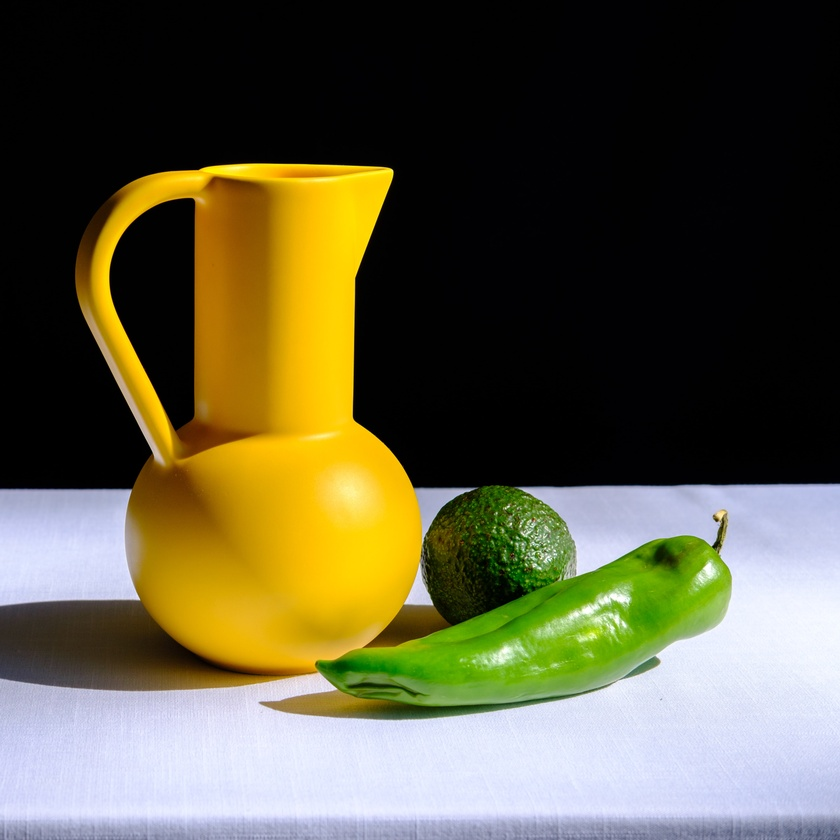
#> input picture images/5.jpg, 840 x 840 px, shrunk from 4084 x 4084 before the run
$ jupyter execute 01_segmentation_rgb.ipynb
#> lines starting #> are read from the running program, lines starting #| are printed output that depends on the picture
# Opening image

[cell 1]
import cv2
from matplotlib import pyplot as plt

image = cv2.imread("../images/5.jpg")
#> image is the input picture: shape (840, 840, 3); mean B, G, R 64.9, 91.5, 95.8
image = cv2.cvtColor(image, cv2.COLOR_BGR2RGB)

#gray = cv2.cvtColor(image, cv2.COLOR_BGR2GRAY)

plt.imshow(image, cmap="gray", vmin=0, vmax=255)
#plt.imshow(image)
plt.axis("off")
plt.show()

# K-means clustering

[cell 2]
'''
Tutorial from: https://www.thepythoncode.com/article/kmeans-for-image-segmentation-opencv-python
'''

import numpy as np

# reshape the image to a 2D array of pixels and 3 color values (RGB)
pixel_values = image.reshape((-1, 3))

# convert to float
pixel_values = np.float32(pixel_values)

# define stopping criteria
criteria = (cv2.TERM_CRITERIA_EPS + cv2.TERM_CRITERIA_MAX_ITER, 100, 0.2)
k = 7
_, labels, (centers) = cv2.kmeans(pixel_values, k, None, criteria, 10, cv2.KMEANS_RANDOM_CENTERS)
#> centers = [[1.29, 1.35, 1.53], [163.3, 169.8, 184.4], [168.6, 116.4, 5.23], [241.4, 189.8, 7.97], [104, 160.6, 28.72], [66.43, 61.38, 20.69], [218.3, 223.3, 247.4]]

# convert back to 8 bit values
centers = np.uint8(centers)
#> centers = [[1, 1, 1], [163, 169, 184], [168, 116, 5], [241, 189, 7], [103, 160, 28], [66, 61, 20], [218, 223, 247]]

# flatten the labels array
labels = labels.flatten()

# convert all pixels to the color of the centroids
segmented_image = centers[labels.flatten()]

# reshape back to the original image dimension
segmented_image = segmented_image.reshape(image.shape)
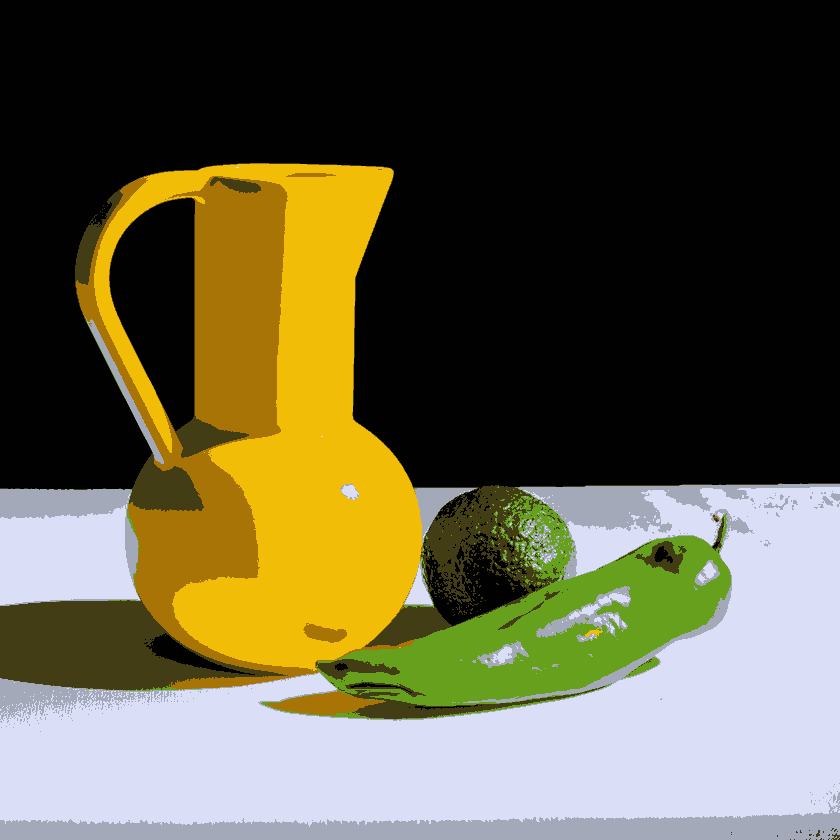
#> segmented_image: shape (840, 840, 3); mean R, G, B 95.5, 91.1, 64.4

# show the image
plt.imshow(segmented_image, cmap="gray", vmin=0, vmax=255)
plt.axis("off")
plt.show()

# Superpixel with SLIC

[cell 3]
'''
Tutorial from: https://www.pyimagesearch.com/2014/07/28/a-slic-superpixel-tutorial-using-python/
'''
# import the necessary packages
from skimage.segmentation import slic
from skimage.segmentation import mark_boundaries
from skimage.util import img_as_float
from skimage import io
import matplotlib.pyplot as plt
import argparse

# loop over the number of segments
for numSegments in (100, 200, 300):

	# apply SLIC and extract (approximately) the supplied number of segments
	segments = slic(image, n_segments = numSegments, sigma = 5, start_label = 1)

	# show the output of SLIC
	fig = plt.figure("Superpixels -- %d segments" % (numSegments))
	ax = fig.add_subplot(1, 1, 1)
	ax.imshow(mark_boundaries(image, segments))
	plt.axis("off")
#> this loop made 3 passes
#> pass 1, `segments = slic(image, n_segments = numSegments, sigma = 5, start_labe..`:
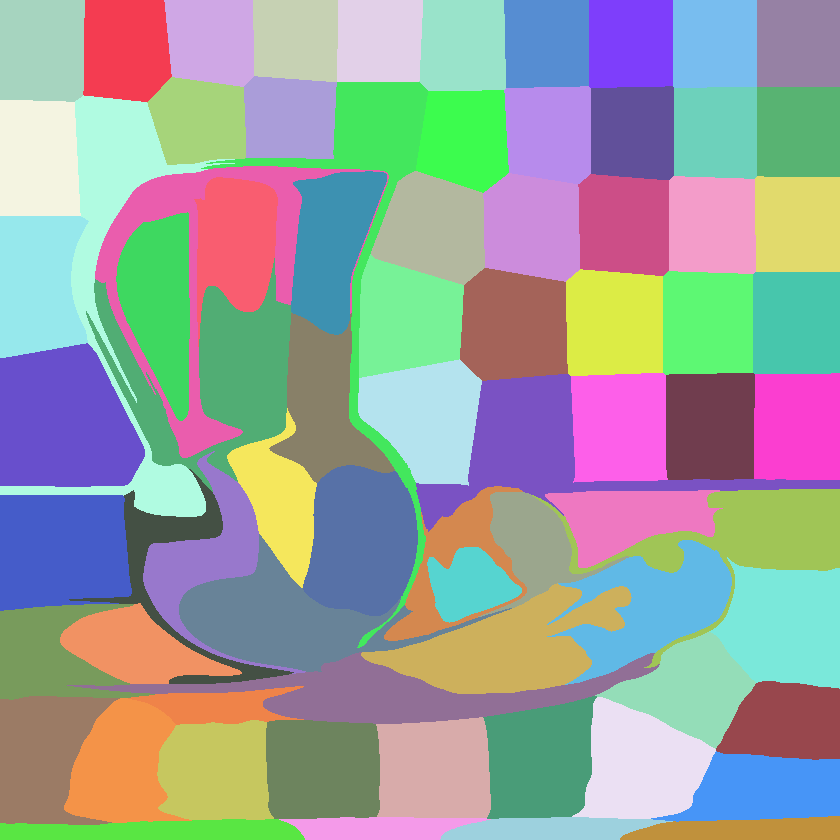
#> segments: shape (840, 840) int64; 75 distinct labels, from 1 to 75; one colour per label, 0 black
#> pass 2, `segments = slic(image, n_segments = numSegments, sigma = 5, start_labe..`:
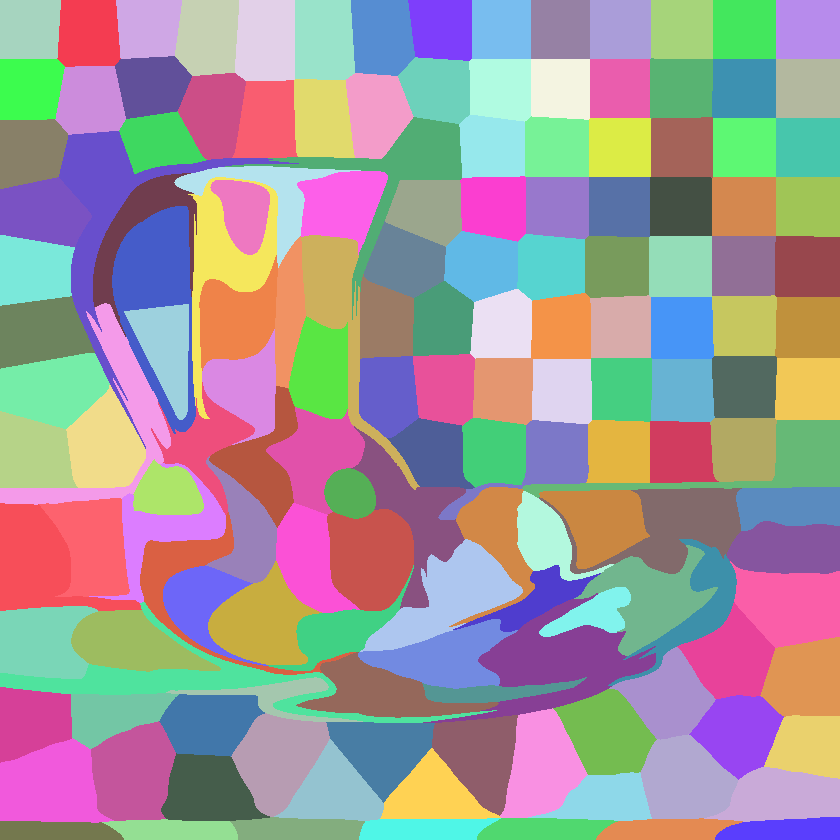
#> segments: shape (840, 840) int64; 158 distinct labels, from 1 to 158; one colour per label, 0 black
#> pass 3, `segments = slic(image, n_segments = numSegments, sigma = 5, start_labe..`:
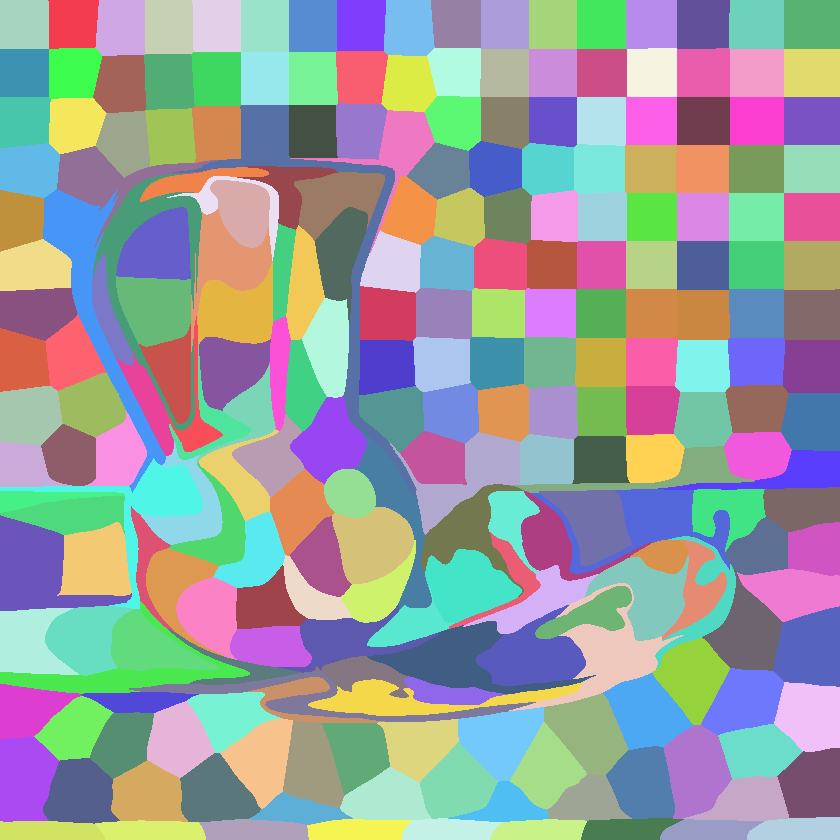
#> segments: shape (840, 840) int64; 246 distinct labels, from 1 to 246; one colour per label, 0 black

# show the plots
plt.show()
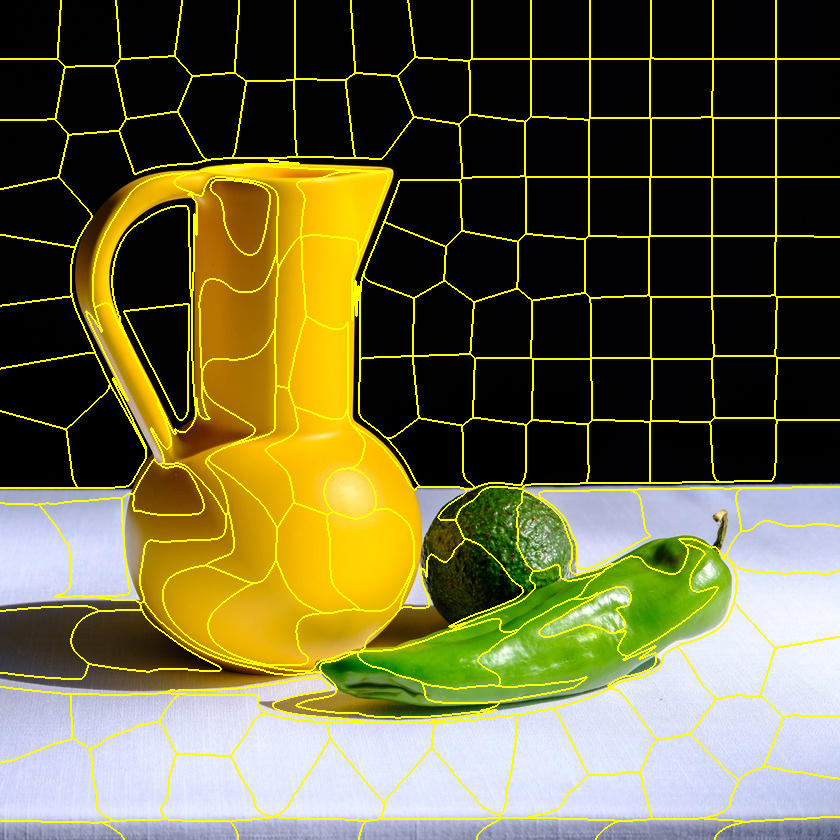
#> shown: shape (840, 840, 3) float64; mean R, G, B 0.416, 0.401, 0.238
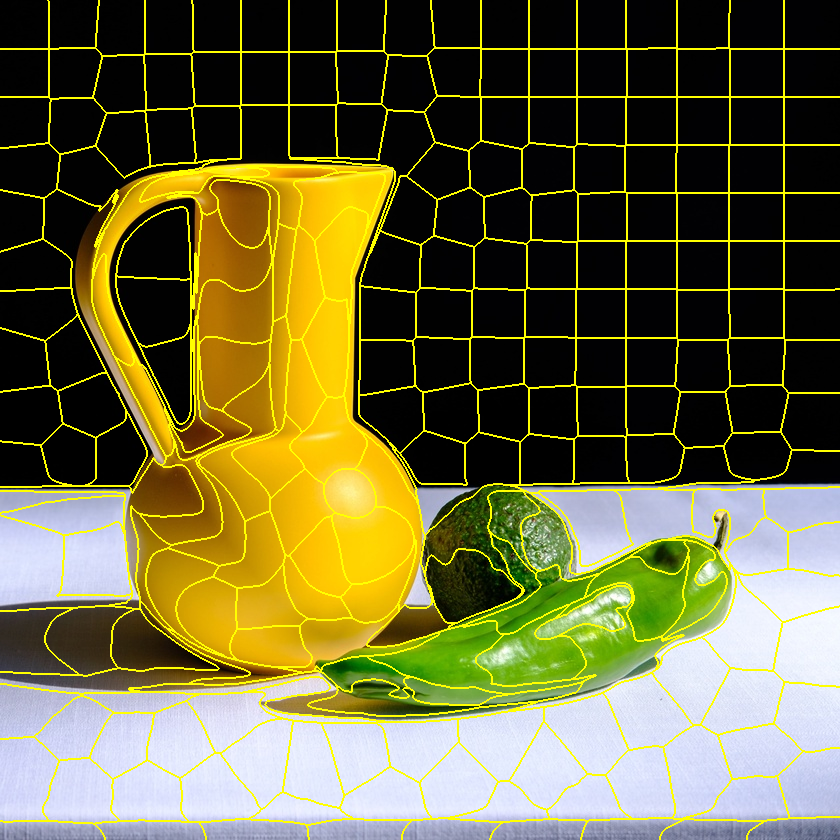
#> shown: shape (840, 840, 3) float64; mean R, G, B 0.426, 0.411, 0.236
